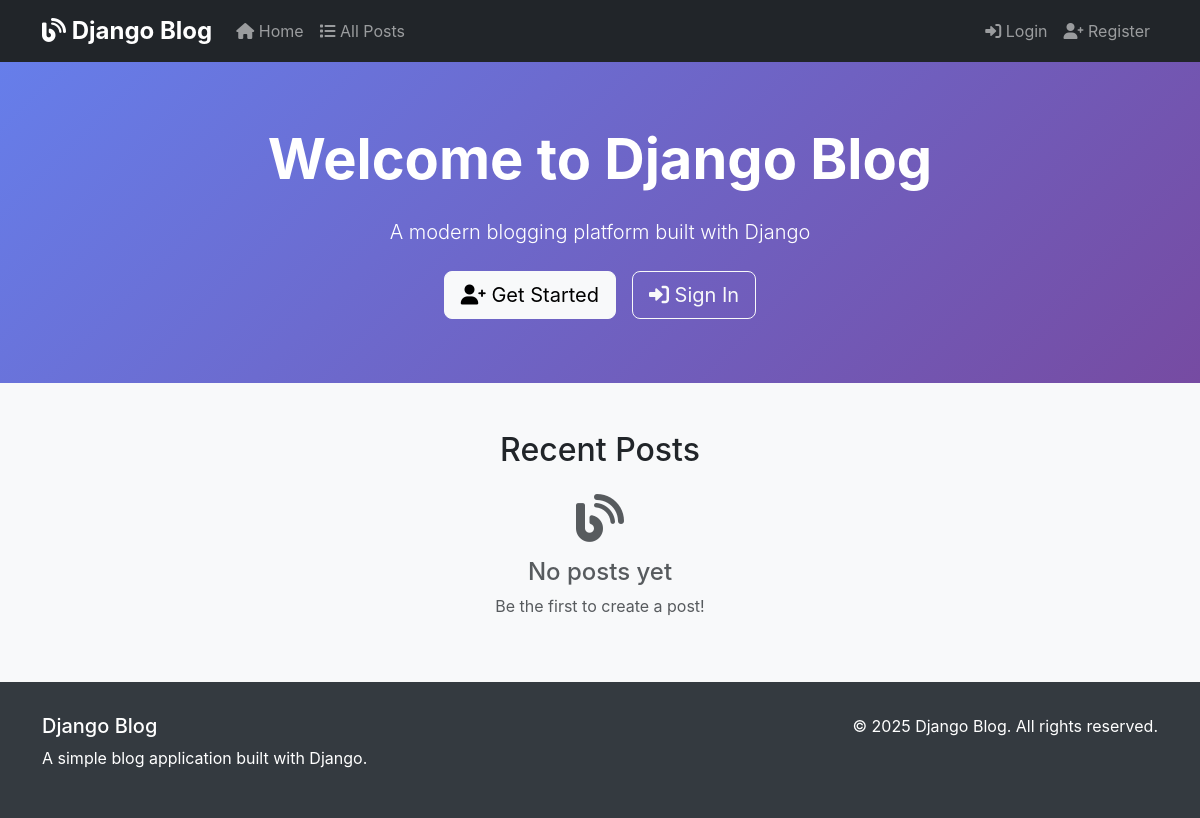
Before: / with the older database file.
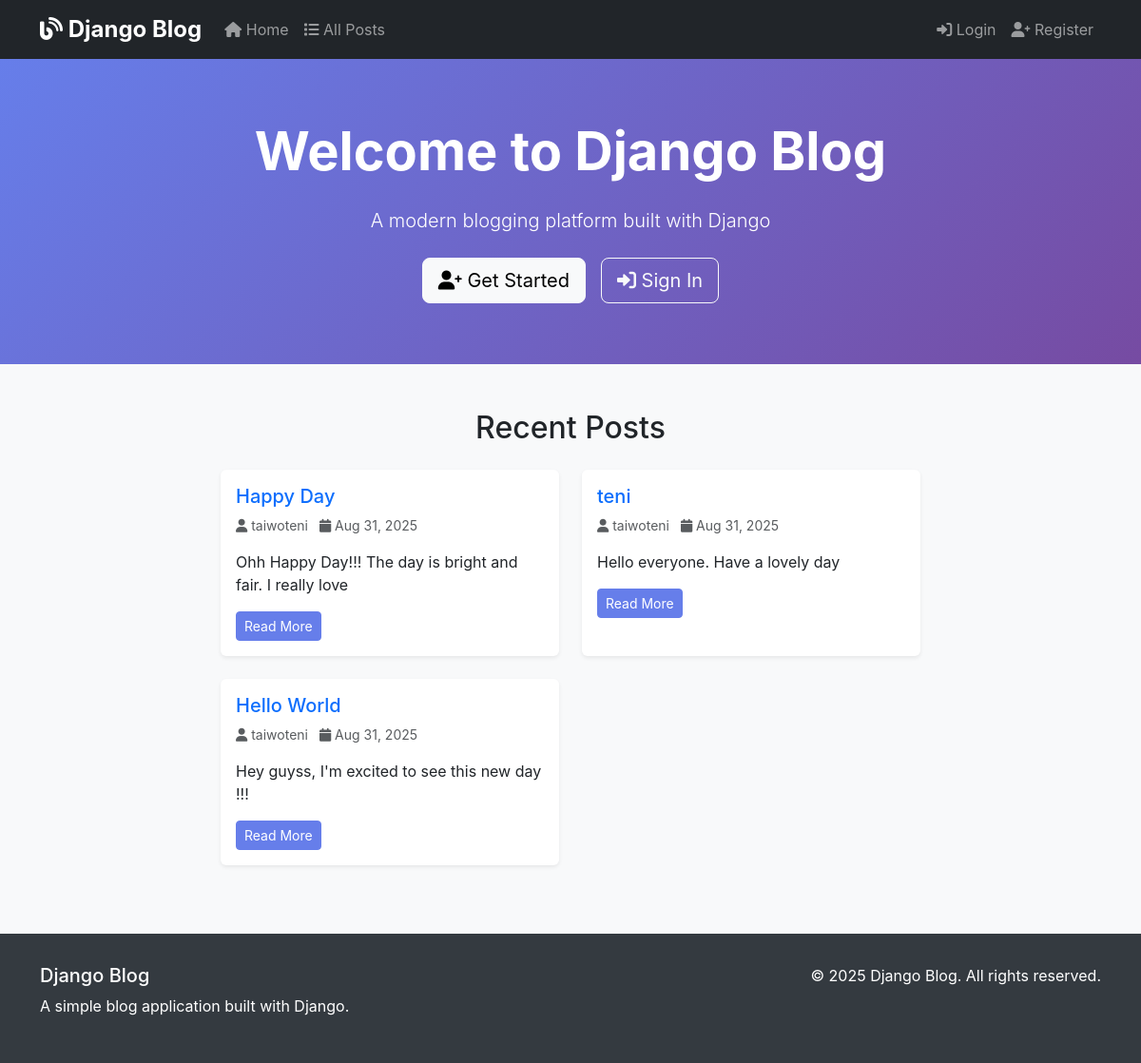
After: the same page with the newer database file.
### blog/models.py (models this page shows, shortened)
class Post(models.Model):
    title = models.CharField(max_length=100)
    slug = models.SlugField(unique=True)
    content = models.TextField()
    date_posted = models.DateTimeField(default=timezone.now)
    author = models.ForeignKey(User, on_delete=models.CASCADE)
    category = models.ForeignKey(Category, on_delete=models.SET_NULL, null=True, blank=True)
    tags = TaggableManager()

### blog/views.py (the view)
# urls.py: path('', PostListView.as_view(), name='home'),
class PostListView(ListView):
    model = Post
    template_name = 'home.html'
    context_object_name = 'posts'
    ordering = ['-date_posted']
    paginate_by = 5

### blog/templates/home.html (shortened to what this page needs)
{% extends 'base.html' %}
{% block content %}
<div class="hero-section">
    <div class="container">
        <div class="row">
            <div class="col-lg-8 mx-auto text-center">
                <h1 class="display-4 fw-bold mb-4">Welcome to Django Blog</h1>
                <p class="lead mb-4">A modern blogging platform built with Django</p>
                {% if not user.is_authenticated %}
                <div class="d-flex gap-3 justify-content-center">
                    <a href="{% url 'register' %}" class="btn btn-light btn-lg">
                        <i class="fas fa-user-plus"></i> Get Started
                    </a>
                    <a href="{% url 'login' %}" class="btn btn-outline-light btn-lg">
                        <i class="fas fa-sign-in-alt"></i> Sign In
                    </a>
                </div>
                {% endif %}
            </div>
        </div>
    </div>
</div>
<div class="container mt-5">
    <div class="row">
        <div class="col-lg-8 mx-auto">
            <h2 class="text-center mb-4">Recent Posts</h2>
            {% if posts %}
                <div class="row">
                    {% for post in posts %}
                        <div class="col-md-6 mb-4">
                            <div class="card h-100 shadow-sm">
                                <div class="card-body">
                                    <h5 class="card-title">
                                        <a href="{% url 'post_detail' post.slug %}" class="text-decoration-none">{{ post.title }}</a>
                                    </h5>
                                    <p class="card-text text-muted small">
                                        <i class="fas fa-user"></i> {{ post.author.username }}
                                        <i class="fas fa-calendar ms-2"></i> {{ post.date_posted|date:"M d, Y" }}
                                    </p>
                                    <p class="card-text">{{ post.content|truncatewords:20 }}</p>
                                    <a href="{% url 'post_detail' post.slug %}" class="btn btn-primary btn-sm">Read More</a>
                                </div>
                            </div>
                        </div>
                    {% endfor %}
                </div>
            {% else %}
                <div class="text-center">
                    <i class="fas fa-blog fa-3x text-muted mb-3"></i>
                    <h4 class="text-muted">No posts yet</h4>
                    <p class="text-muted">Be the first to create a post!</p>
                </div>
            {% endif %}
        </div>
    </div>
</div>
{% endblock %}

### blog/templates/base.html (shortened to what this page needs)
<!DOCTYPE html>
<html lang="en">
<head>
    <link href="https://cdn.jsdelivr.net/npm/bootstrap@5.3.0/dist/css/bootstrap.min.css" rel="stylesheet">
    <link rel="stylesheet" href="https://cdnjs.cloudflare.com/ajax/libs/font-awesome/6.0.0/css/all.min.css">
</head>
<body>
    <nav class="navbar navbar-expand-lg navbar-dark bg-dark">
        <div class="container">
            <a class="navbar-brand" href="{% url 'home' %}">
                <i class="fas fa-blog"></i> Django Blog
            </a>
            <div class="collapse navbar-collapse" id="navbarNav">
                <ul class="navbar-nav me-auto">
                    <li class="nav-item">
                        <a class="nav-link" href="{% url 'home' %}">
                            <i class="fas fa-home"></i> Home
                        </a>
                    </li>
                    <li class="nav-item">
                        <a class="nav-link" href="{% url 'home' %}">
                            <i class="fas fa-list"></i> All Posts
                        </a>
                    </li>
                </ul>
                <ul class="navbar-nav">
                    {% if user.is_authenticated %}
                    <li class="nav-item dropdown">
                        <a class="nav-link dropdown-toggle" href="#" id="navbarDropdown" role="button" data-bs-toggle="dropdown">
                            <i class="fas fa-user"></i> {{ user.username }}
                        </a>
                        <ul class="dropdown-menu">
                            <li><a class="dropdown-item" href="{% url 'profile' %}">
                                <i class="fas fa-user-circle"></i> Profile
                            </a></li>
                            <li><a class="dropdown-item" href="{% url 'password_change' %}">
                                <i class="fas fa-key"></i> Change Password
                            </a></li>
                            <li><hr class="dropdown-divider"></li>
                            <li>
                                <form method="post" action="{% url 'logout' %}" style="display: inline;">
                                    {% csrf_token %}
                                    <button type="submit" class="dropdown-item text-danger" style="border: none; background: none; padding: 0; width: 100%; text-align: left;">
                                        <i class="fas fa-sign-out-alt"></i> Logout
                                    </button>
                                </form>
                            </li>
                        </ul>
                    </li>
                    {% else %}
                    <li class="nav-item">
                        <a class="nav-link" href="{% url 'login' %}">
                            <i class="fas fa-sign-in-alt"></i> Login
                        </a>
                    </li>
                    <li class="nav-item">
                        <a class="nav-link" href="{% url 'register' %}">
                            <i class="fas fa-user-plus"></i> Register
                        </a>
                    </li>
                    {% endif %}
                </ul>
            </div>
        </div>
    </nav>
    <main>
        {% block content %}{% endblock %}
    </main>
    <footer class="footer">
        <div class="container">
            <div class="row">
                <div class="col-md-6">
                    <h5>Django Blog</h5>
                    <p>A simple blog application built with Django.</p>
                </div>
                <div class="col-md-6 text-md-end">
                    <p>&copy; 2025 Django Blog. All rights reserved.</p>
                </div>
            </div>
        </div>
    </footer>
</body>
</html>

### blog/templates/base.html (style rules this page uses)
body { background-color: #f8f9fa; font-family: -apple-system, BlinkMacSystemFont, 'Segoe UI', Roboto, 'Helvetica Neue', Arial, sans-serif; }
.navbar-brand { font-weight: bold; font-size: 1.5rem; }
.hero-section { background: linear-gradient(135deg, #667eea 0%, #764ba2 100%); color: white; padding: 4rem 0; margin-bottom: 2rem; }
.card { border: none; box-shadow: 0 0.125rem 0.25rem rgba(0, 0, 0, 0.075); transition: transform 0.2s; }
.btn-primary { background-color: #667eea; border-color: #667eea; }
.footer { background-color: #343a40; color: white; padding: 2rem 0; margin-top: 3rem; }

Changed rows visible on the page:
added Post: title "Happy Day", author.username "taiwoteni", date_posted "Aug 31, 2025", content "Ohh Happy Day!!! The day is bright and fair. I really love"
added Post: title "teni", author.username "taiwoteni", date_posted "Aug 31, 2025", content "Hello everyone. Have a lovely day"
added Post: title "Hello World", author.username "taiwoteni", date_posted "Aug 31, 2025", content "Hey guyss, I'm excited to see this new day !!!"
Other visible differences:
text no longer shown: "No posts yet Be the first to create a post!"
